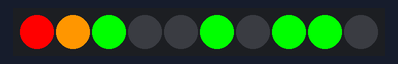
The sketch below on a simulated Arduino Uno, built with avr-gcc and run on an emulated ATmega328P. On the bench: 10 RGB LEDs in strip order, left to right. Random numbers use the default seed unless the sketch sets one.

Above: at 0.01 s.
At 5.29 s:
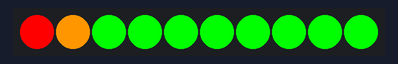
At 10.1 s:
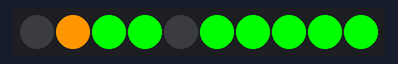
At 18.18 s:
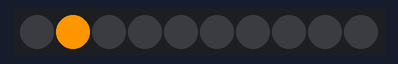
At 19.83 s:
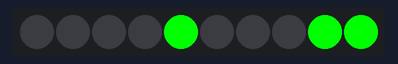
At 39.87 s:
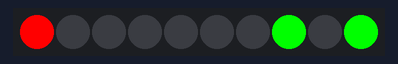

The sketch:

Random.ino
```cpp
/*
Grove LED Bar - Random Example
This example will show you how to use setBits() function of this library.
Set any combination of LEDs using 10 bits.

Ported for MSP-EXP430F5529, TM4c123 (Tiva C), and cc3200 LaunchPad By Cameron P. LaFollette

 ***IMPORTANT*** If using cc3200 LaunchPad, place a jumper wire from
 BoosterPack pin 31 to 36 and a wire from pin 29 to 35,
 then change Grove_LED_Bar bar(35, 36, 0) to (29, 31, 0)

*/

#include <Grove_LED_Bar.h>

// Arduino Clock pin, Data pin, Orientation
// Grove_LED_Bar bar(9, 8, 0); // Clock pin, Data pin, Orientation

// LaunchPad Clock pin, Data pin, Orientation
Grove_LED_Bar bar(35, 36, 0);  // for cc3200 change to Grove_LED_Bar bar(29, 31, 0);

void setup()
{
  // nothing to initialize
  bar.begin();
}

void loop()
{
  // Display a random value between 0 (all LEDs off) and 1023 (all LEDs on)
  bar.setBits(random(1024));
  delay(50);
}
```
